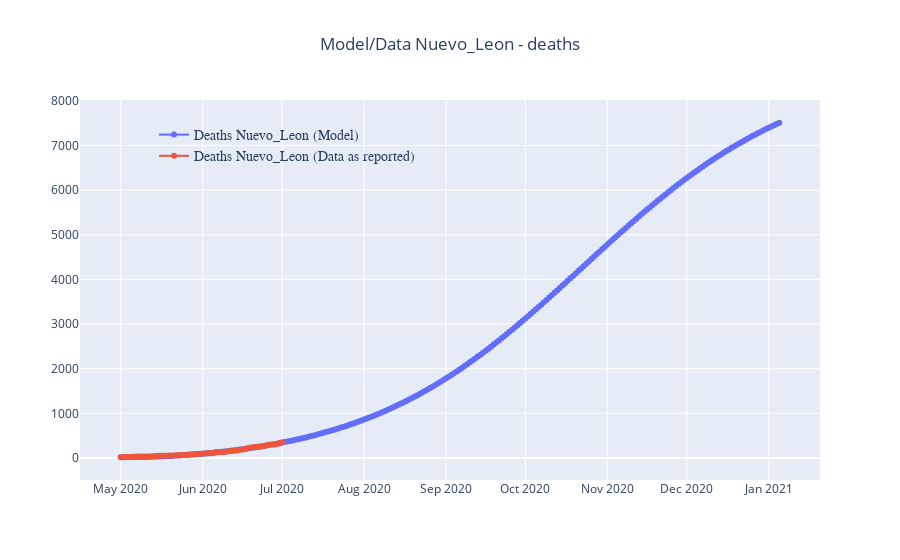

The cell this chart's notebook holds for it:
### Markdown cell above
## Nuevo León - Julio - Por muertes reportadas

### Code cell
# Estimation/Data fit 

fecha = '2020-07-01'
region = 'Nuevo_Leon'
#region = 'Mexico'
caso = "reported"
#caso = "ocurred"

if caso == "reported":
    base_modelo = reportadas[(reportadas['date']>='2020-05-01') & (reportadas['date']<=fecha)].reset_index()
elif caso == "ocurred":
    base_modelo = ocurridas[(ocurridas['date']>='2020-05-01') & (ocurridas['date']<=fecha)].reset_index()
    

if region == 'Nuevo_Leon':
    P0 = 5120000
elif region == "Mexico":
    P0 = 126000000
    
I0 = base_modelo.loc[0, 'Cases_'+ region]
D0 = base_modelo.loc[0, 'Deaths_'+ region]


grid_ri = np.linspace(3, .9, num=10)
grid_rf = np.linspace(0.5, 1.2, num=10)
grid_lp = np.linspace(0.05, 0.09, num=10)
grid_sc = np.linspace(4, 1, num=10)

results = pd.DataFrame({'grid_sc':[],
                        'grid_ri': [],
                        'grid_rf': [],
                        'grid_lp': [],
                        'dist':    []})

indice = 0


for iri in range(0,len(grid_ri)):
    for irf in range(0,len(grid_rf)):
        for ilp in range(0,len(grid_lp)):
            for sc in range(0,len(grid_sc)):
                
                
                Ri= grid_ri[iri]      # initial reproduction rate
                Rf= grid_rf[irf]      # final reproduction rate as if 0 infected: S/P=1
                λ = grid_lp[ilp]      # behavioral param
                sc = grid_sc[sc]     # scale parameter for initia infected


                %run -i "D:\francisco_madrigal\Desktop\ITAM\Semestre 3\Inv Aplicada I\modelos_SIR\BSIR_modelo.py"


                distc = (sum(np.power(
                    (
                        (df_cal[(df_cal['date']>='2020-05-01') & (df_cal['date']<=fecha)]['Deaths']) - 
                        (base_modelo[(base_modelo['date']>='2020-05-01') & (base_modelo['date']<=fecha)]['Deaths_'+region])
                    )
                    ,2)) / len(base_modelo))

                results.loc[indice,'grid_sc'] = sc
                results.loc[indice,'grid_ri'] = Ri
                results.loc[indice,'grid_rf'] = Rf
                results.loc[indice,'grid_lp'] = λ
                results.loc[indice,'dist'] = distc

                indice += 1
                        

min_val = results['dist'].idxmin()

print(f'{caso} - {region} - {fecha}:\n',
      'Suma de los errores promedio: {}\n'.format(results.loc[min_val,'dist']),
      'I0: {}, con un sc de {}\n'.format(results.loc[min_val,'grid_sc'] * I0, results.loc[min_val,'grid_sc']),
      'R0: {}\n'.format(results.loc[min_val,'grid_ri']),
      'Rf: {}\n'.format(results.loc[min_val,'grid_rf']),
      'λ: {}\n'.format(results.loc[min_val,'grid_lp']))

sc = results.loc[min_val,'grid_sc']
Ri= results.loc[min_val,'grid_ri']      # initial reproduction rate
Rf= results.loc[min_val,'grid_rf']      # final reproduction rate as if 0 infected: S/P=1
λ = results.loc[min_val,'grid_lp']      # behavioral param

%run -i "D:\francisco_madrigal\Desktop\ITAM\Semestre 3\Inv Aplicada I\modelos_SIR\BSIR_modelo.py"

tbound = 250
fig = go.Figure()

fig.add_trace(go.Scatter(
    x=df_cal[df_cal.time<tbound]['date'],
    y=df_cal[df_cal.time<tbound]['Deaths'],
    name='Deaths ' + region + ' (Model)',
    mode='lines+markers',line_width=2,marker_size=6,opacity=1))

fig.add_trace(go.Scatter(
    x=base_modelo['date'],
    y=base_modelo['Deaths_' + region],
    name='Deaths ' + region + ' (Data as '+ caso + ')',
    mode='lines+markers',line_width=2,marker_size=6,opacity=1))

fig.update_layout(
    title="Model/Data " + region + " - deaths",
    title_x=0.5,showlegend=True,yaxis = {'type': 'linear'},
    legend=dict(
            x=0.10,y=0.95,
            traceorder="normal",font=dict(family="sans-serif",size=14),bgcolor='rgba(0,0,0,0)'),)

fig.show()

# Para estimar las máximas muertes diarias

df_cal['muertes_diarias'] = df_cal['Deaths'].diff()

print('Muertes despúes de 120 días (31 de diciembre de 2020): {}'.format(df_cal.loc[120,'Deaths']))
print('Mayor número de muertes: {}'.format(df_cal['muertes_diarias'].max()))
print('Días para alcanzar el mayor número de muertes: {}'.format(df_cal['muertes_diarias'].idxmax()))


res_agregados.loc[modelo,'region'] = region
res_agregados.loc[modelo,'caso'] = caso
res_agregados.loc[modelo,'fecha'] = fecha
res_agregados.loc[modelo,'I0'] = results.loc[min_val,'grid_sc'] * I0
res_agregados.loc[modelo,'Ri'] = results.loc[min_val,'grid_ri']
res_agregados.loc[modelo,'Rf'] = results.loc[min_val,'grid_rf']
res_agregados.loc[modelo,'lambda'] = results.loc[min_val,'grid_lp']
res_agregados.loc[modelo,'dist'] = results.loc[min_val,'dist']
res_agregados.loc[modelo,'muertes_120'] = df_cal.loc[120,'Deaths']
res_agregados.loc[modelo,'max_muertxdia'] = df_cal['muertes_diarias'].max()

modelo += 1

### Figure 1 — Plotly figure (JSON) as saved in the notebook; plotly's stock layout.template omitted (floating-point values rounded to 4 significant figures; data arrays with more than 128 entries replaced by an {"elided": "..."} marker saying what was removed)
{"data": [{"line": {"width": 2}, "marker": {"size": 6}, "mode": "lines+markers", "name": "Deaths Nuevo_Leon (Model)", "opacity": 1, "type": "scatter", "x": {"elided": "250 str values"}, "y": {"elided": "250 float values"}}, {"line": {"width": 2}, "marker": {"size": 6}, "mode": "lines+markers", "name": "Deaths Nuevo_Leon (Data as reported)", "opacity": 1, "type": "scatter", "x": ["2020-05-01T00:00:00", "2020-05-02T00:00:00", "2020-05-03T00:00:00", "2020-05-04T00:00:00", "2020-05-05T00:00:00", "2020-05-06T00:00:00", "2020-05-07T00:00:00", "2020-05-08T00:00:00", "2020-05-09T00:00:00", "2020-05-10T00:00:00", "2020-05-11T00:00:00", "2020-05-12T00:00:00", "2020-05-13T00:00:00", "2020-05-14T00:00:00", "2020-05-15T00:00:00", "2020-05-16T00:00:00", "2020-05-17T00:00:00", "2020-05-18T00:00:00", "2020-05-19T00:00:00", "2020-05-20T00:00:00", "2020-05-21T00:00:00", "2020-05-22T00:00:00", "2020-05-23T00:00:00", "2020-05-24T00:00:00", "2020-05-25T00:00:00", "2020-05-26T00:00:00", "2020-05-27T00:00:00", "2020-05-28T00:00:00", "2020-05-29T00:00:00", "2020-05-30T00:00:00", "2020-05-31T00:00:00", "2020-06-01T00:00:00", "2020-06-02T00:00:00", "2020-06-03T00:00:00", "2020-06-04T00:00:00", "2020-06-05T00:00:00", "2020-06-06T00:00:00", "2020-06-07T00:00:00", "2020-06-08T00:00:00", "2020-06-09T00:00:00", "2020-06-10T00:00:00", "2020-06-11T00:00:00", "2020-06-12T00:00:00", "2020-06-13T00:00:00", "2020-06-14T00:00:00", "2020-06-15T00:00:00", "2020-06-16T00:00:00", "2020-06-17T00:00:00", "2020-06-18T00:00:00", "2020-06-19T00:00:00", "2020-06-20T00:00:00", "2020-06-21T00:00:00", "2020-06-22T00:00:00", "2020-06-23T00:00:00", "2020-06-24T00:00:00", "2020-06-25T00:00:00", "2020-06-26T00:00:00", "2020-06-27T00:00:00", "2020-06-28T00:00:00", "2020-06-29T00:00:00", "2020-06-30T00:00:00", "2020-07-01T00:00:00"], "y": [16, 18, 19, 22, 24, 27, 31, 32, 32, 32, 32, 35, 38, 41, 48, 48, 48, 48, 54, 56, 58, 62, 62, 62, 68, 72, 77, 82, 86, 88, 90, 98, 101, 105, 107, 111, 128, 132, 132, 133, 138, 154, 158, 167, 167, 183, 191, 199, 218, 231, 238, 243, 251, 258, 270, 280, 297, 301, 301, 312, 334, 346]}], "layout": {"legend": {"bgcolor": "rgba(0,0,0,0)", "font": {"family": "sans-serif", "size": 14}, "traceorder": "normal", "x": 0.1, "y": 0.95}, "showlegend": true, "title": {"text": "Model/Data Nuevo_Leon - deaths", "x": 0.5}, "yaxis": {"type": "linear"}}}
